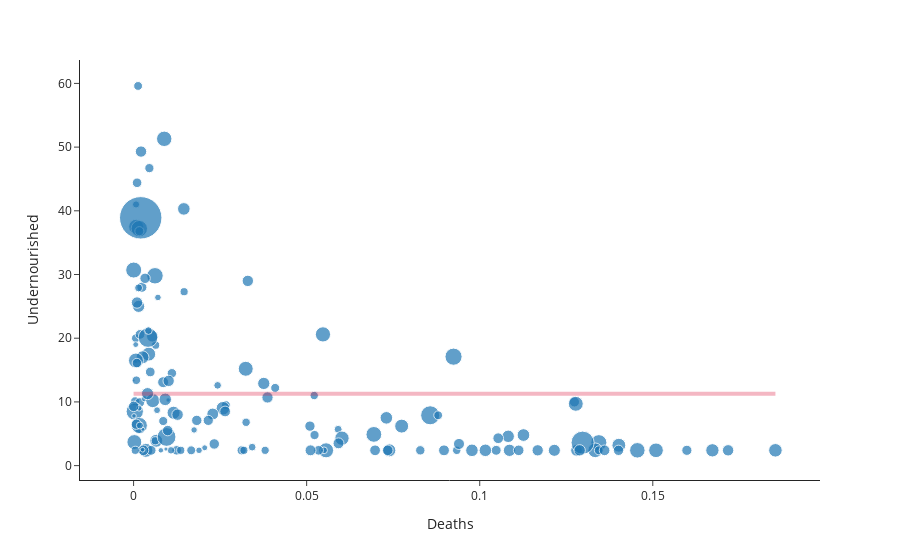

Notebook code for this chart:
### Markdown cell above
In line with this, the researchers have decided to also use a scatter plot in order to get a good visual of the relationship of the variable `Undernourished` with `Deaths` and `Mortality`. In addition to the x-axis representing `Deaths` and the y-axis representing `Undernourished`, the size of the points will also be representing the `Mortality` of the countries. Hovering over a specific point will display its respective values for the three mentioned variables—`Undernourished`, `Deaths`, and `Mortality`—alongside the name of the country, which the point represents. A crimson horizontal line is also present in the scatter plot to visually indicate the **mean** value of the variable `Undernourished` in the dataset. Shown below the scatter plot are the **Pearson correlation coefficients** of `Undernourished` with `Deaths` and `Undernourished` with `Mortality`, respectively.

### Code cell
# Figure to present the relationship between Undernourished, Mortality, and Deaths
# (with each point representing a country and the varying sizes of each point
# representing the country's corresponding mortality rate)

fig = px.scatter(food_df, x="Deaths", y = "Undernourished", size = "Mortality", hover_name='Country', log_x=False,
                 size_max=30, template="simple_white")

fig.add_shape(
        # Line Horizontal
            type="line",
            x0=0,
            y0=food_df['Undernourished'].mean(),
            x1=food_df['Deaths'].max(),
            y1=food_df['Undernourished'].mean(),
            line=dict(
                color="crimson",
                width=4
            ),
    )

fig.show()
a, b = stats.pearsonr(food_df['Deaths'].values, food_df['Undernourished'].values)
c, d = stats.pearsonr(food_df['Mortality'].values, food_df['Undernourished'].values)
print("Correlation Coefficient (Undernourished and Deaths): {:.4f}\n".format(a))
print("Correlation Coefficient (Undernourished and Mortality): {:.4f}\n".format(c))

### Figure 1 — Plotly figure (JSON) as saved in the notebook; plotly's stock layout.template omitted (floating-point values rounded to 4 significant figures; data arrays with more than 128 entries replaced by an {"elided": "..."} marker saying what was removed)
{"data": [{"hovertemplate": "<b>%{hovertext}</b><br><br>Deaths=%{x}<br>Undernourished=%{y}<br>Mortality=%{marker.size}<extra></extra>", "hovertext": {"elided": "154 str values"}, "legendgroup": "", "marker": {"color": "#1F77B4", "size": {"elided": "154 float values"}, "sizemode": "area", "sizeref": 0.03213, "symbol": "circle"}, "mode": "markers", "name": "", "orientation": "v", "showlegend": false, "type": "scatter", "x": {"elided": "154 float values"}, "xaxis": "x", "y": {"elided": "154 float values"}, "yaxis": "y"}], "layout": {"legend": {"itemsizing": "constant", "tracegroupgap": 0}, "margin": {"t": 60}, "shapes": [{"line": {"color": "crimson", "width": 4}, "type": "line", "x0": 0, "x1": 0.1854, "y0": 11.3, "y1": 11.3}], "xaxis": {"anchor": "y", "domain": [0, 1], "title": {"text": "Deaths"}}, "yaxis": {"anchor": "x", "domain": [0, 1], "title": {"text": "Undernourished"}}}}
